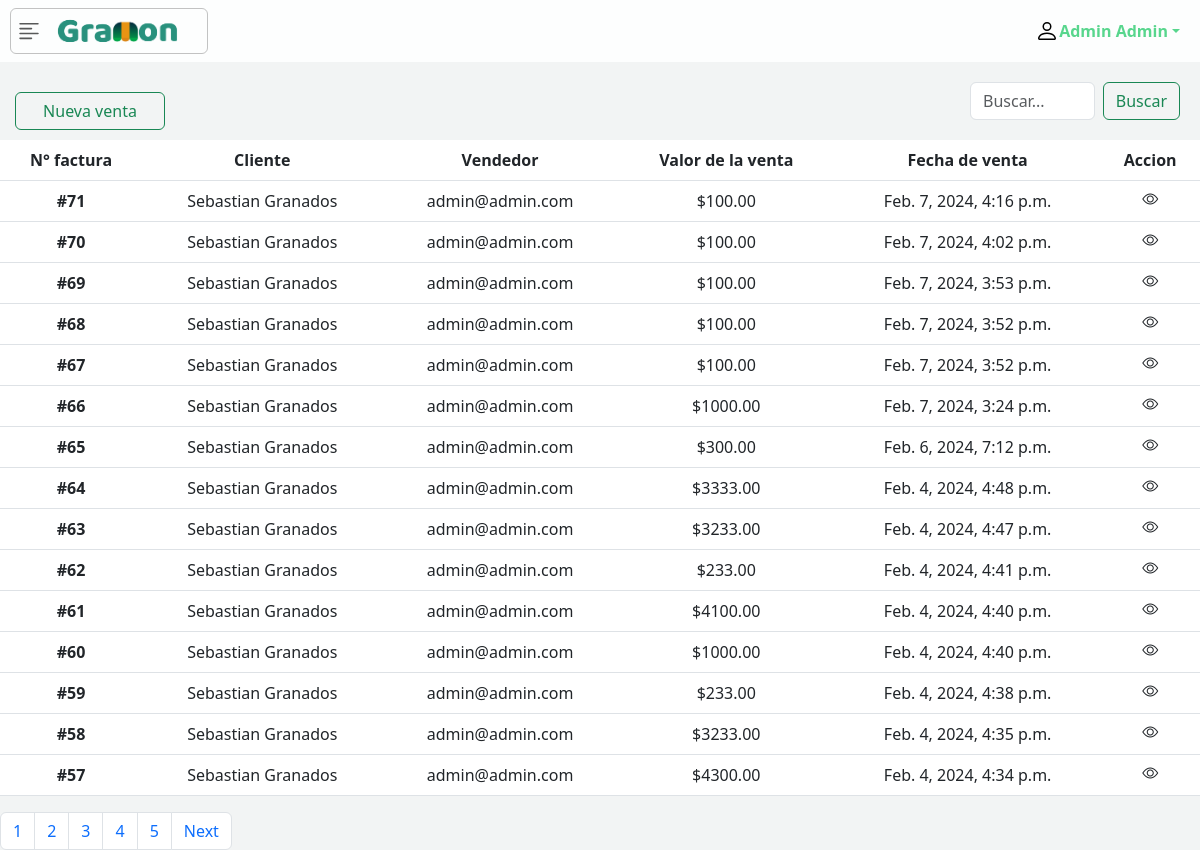
Before: /history_sales/ (signed in) with the older database file.
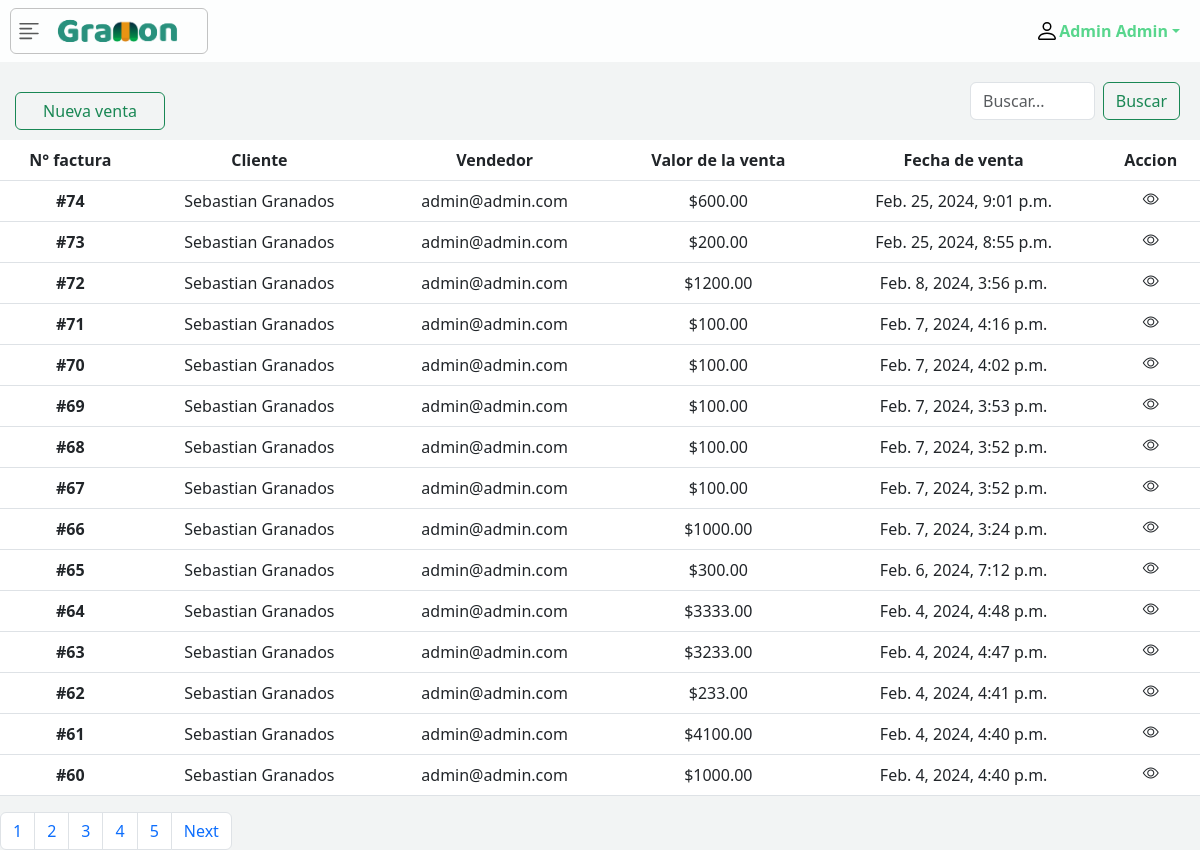
After: the same page with the newer database file.
### apps/sales_app/models.py (models this page shows, shortened)
class Sales(models.Model):
    user = models.ForeignKey(User, on_delete=models.CASCADE)
    client = models.ForeignKey(Customer, on_delete=models.CASCADE)
    products = models.ManyToManyField(Products,through='SaleProduct')
    created_at = models.DateTimeField(auto_now_add=True)
    valor_final = models.DecimalField(max_digits=99, decimal_places=2)
    pay = models.DecimalField(max_digits=99, decimal_places=0)
    change = models.DecimalField(max_digits=99, decimal_places=0,default=0)

### apps/customers_app/models.py (models this page shows, shortened)
class Customer(models.Model):
    id = models.PositiveIntegerField(primary_key=True)
    name = models.CharField(max_length=50)
    last_name = models.CharField(max_length=50)
    email = models.EmailField(max_length=254,blank=True)
    adress = models.CharField(max_length=50, blank=True)
    number = models.IntegerField()
    full_name = models.CharField(max_length=100, default="", editable=False)
    def __str__(self):
        return self.name +' '+self.last_name

### apps/adminusers_app/models.py (models this page shows, shortened)
class User(AbstractUser):
    GENDER_CHOICES = (
        ('Masculino', 'Masculino'),
        ('Femenino', 'Femenino')
    )
    gender = models.CharField(max_length=10, blank=True, choices=GENDER_CHOICES)
    email = models.EmailField(("email address"), unique=True)
    REQUIRED_FIELDS = ['first_name', 'last_name', 'email','is_superuser']
    full_name = models.CharField(max_length=100, default="", editable=False)
    objects = USerManager()
    def __str__(self):
        return self.email

### apps/sales_app/views.py (the view)
# urls.py: path('history_sales/',salesListView.as_view(), name='list_sale')
class salesListView(LoginRequiredMixin,ListView):
    model = Sales
    template_name = "sales/list_sale.html"
    context_object_name = 'history'
    ordering = ['-id']
    paginate_by = 15
    login_url = reverse_lazy('user_app:login')

### templates/sales/list_sale.html (shortened to what this page needs)
{% extends 'base.html' %}
{% load static %}
{% block head %}
    <link rel="stylesheet" href="{% static 'css/sales_css/list_sale.css' %}">
{% endblock head %}
{% block content %}
    <div class="d-flex justify-content-between align-items-center" style="width: 100%;">
        <a style="width: 150px; text-align: center; margin-top: 20px; margin-left: 15px;" class="btn btn-outline-success" role="button" href="{% url 'new_sale' %}">
            Nueva venta
        </a>
        <div class="d-flex" style="padding: 20px 20px; width: 250px;">
            <input class="form-control me-2" type="search" placeholder="Buscar..." aria-label="Search" name="search_sale" id="search_sale">
            <button class="btn btn-outline-success" id="botom_search_sale">Buscar</button>
        </div>
    </div>
    <div class="table-responsive">
        <table class="table table-hover" style="text-align: center;">
            <thead>
                <tr>
                    <th scope="col">N° factura</th>
                    <th scope="col">Cliente</th>
                    <th scope="col">Vendedor</th>
                    <th scope="col">Valor de la venta</th>
                    <th scope="col">Fecha de venta</th>
                    <th scope="colgroup">Accion</th>
                </tr>
            </thead>
            <tbody class="showResults">
                {% for venta in history%}
                <tr>
                    <th scope="row">#{{venta.id}}</th>
                    <td>{{venta.client}}</td>
                    <td>{{venta.user}}</td>
                    <td>${{venta.valor_final}}</td>
                    <td>{{venta.created_at}}</td>
                    <td style="text-align: center;">
                        <i class="bi bi-eye visualizer" data-id="{{venta.id}}"></i>
                    </td>
                </tr>
                {% endfor %}
            </tbody>
        </table>
    </div>
    {% if is_paginated %}
    <div id="pagination-container">
        <nav aria-label="...">
            <ul class="pagination">
                {% for pagina in paginator.page_range %}
                    <li class="page-item"><a class="page-link" href="?page={{pagina}}">{{ pagina }}</a></li>
                {% endfor %}
                {% if page_obj.has_next %}
                    <li class="page-item">
                        <a class="page-link" href="?page={{page_obj.next_page_number}}">Next</a>
                    </li>
                {% endif %}
            </ul>
        </nav>
    </div>
    {% endif %}
{% endblock content %}

Changed rows visible on the page:
no longer on this page (row unchanged): Sales: id "59", client "Sebastian Granados", user "admin@admin.com", valor_final "233.00", created_at "Feb. 4, 2024, 4:38 p.m."
no longer on this page (row unchanged): Sales: id "58", client "Sebastian Granados", user "admin@admin.com", valor_final "3233.00", created_at "Feb. 4, 2024, 4:35 p.m."
no longer on this page (row unchanged): Sales: id "57", client "Sebastian Granados", user "admin@admin.com", valor_final "4300.00", created_at "Feb. 4, 2024, 4:34 p.m."
added Sales: id "74", client "Sebastian Granados", user "admin@admin.com", valor_final "600.00", created_at "Feb. 25, 2024, 9:01 p.m."
added Sales: id "73", client "Sebastian Granados", user "admin@admin.com", valor_final "200.00", created_at "Feb. 25, 2024, 8:55 p.m."
added Sales: id "72", client "Sebastian Granados", user "admin@admin.com", valor_final "1200.00", created_at "Feb. 8, 2024, 3:56 p.m."
